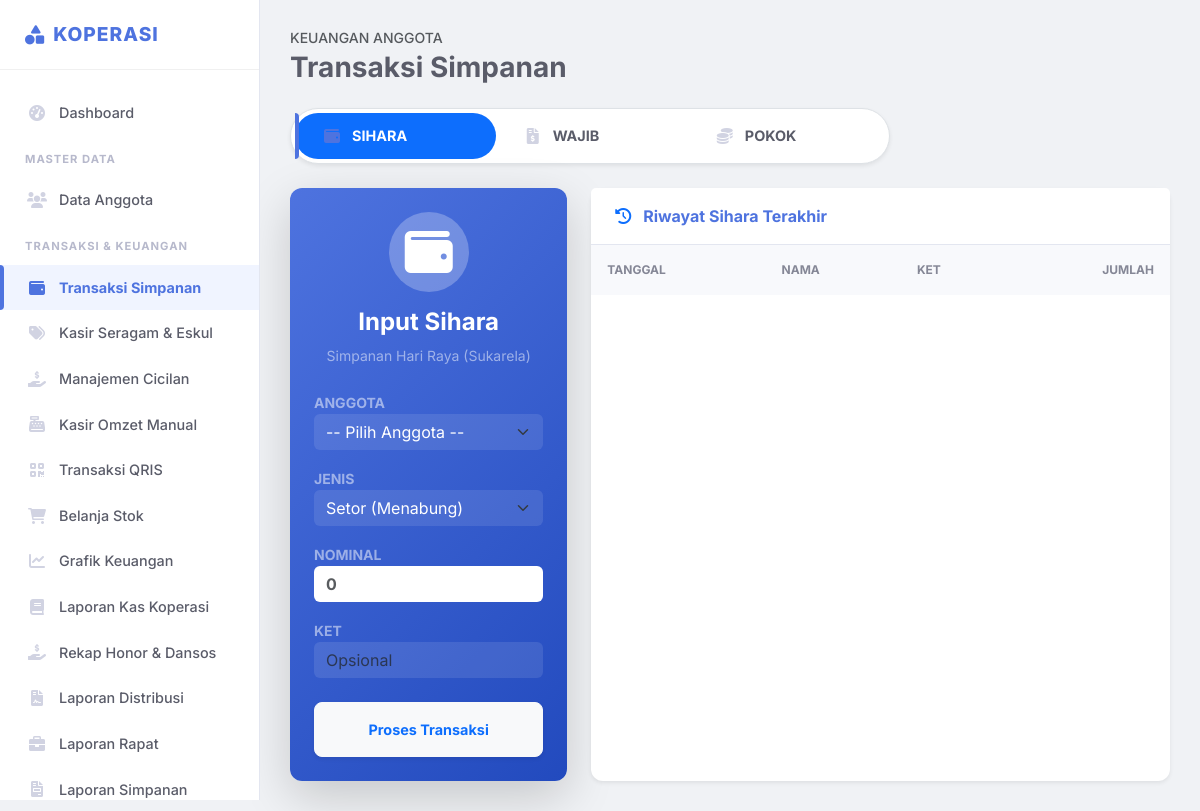
Page /simpanan/transaksi_simpanan (signed in) on the earlier database version.
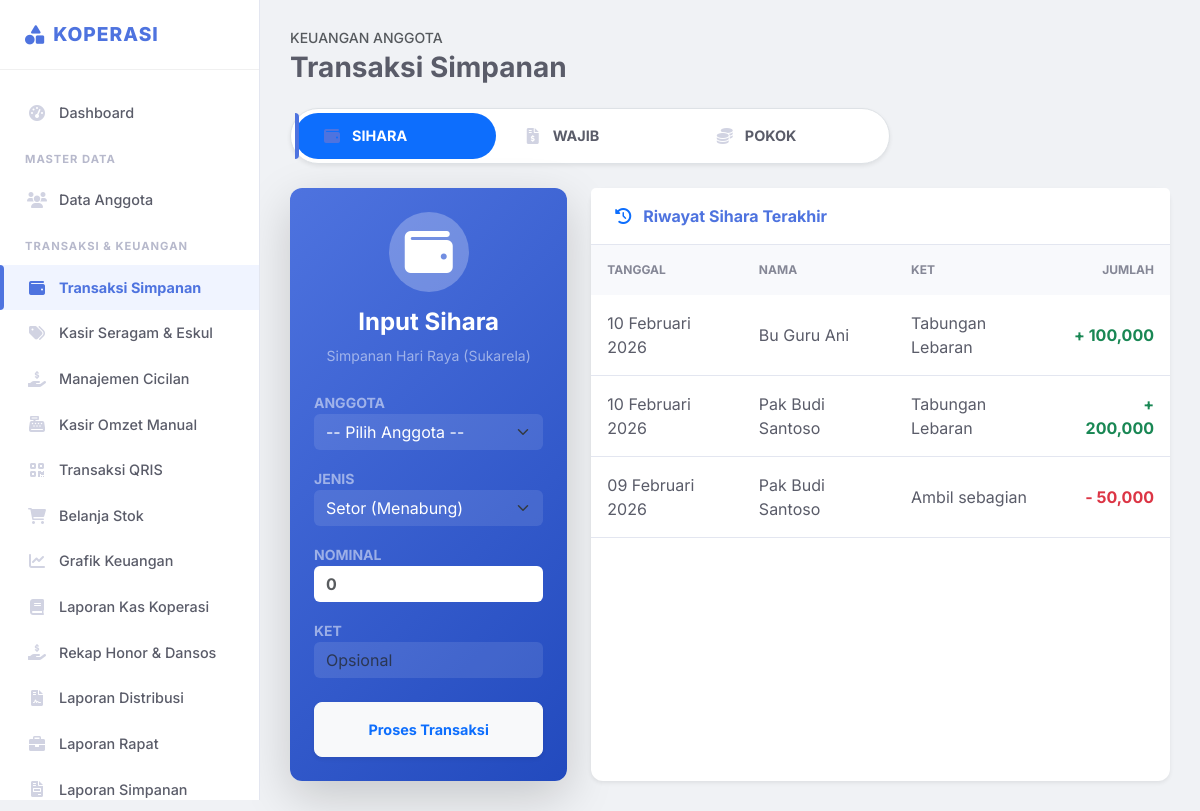
Same page on the later database version.
### tables this page shows
CREATE TABLE `simpanan` (
  `id` int(11) NOT NULL,
  `anggota_id` int(11) NOT NULL,
  `tanggal` date NOT NULL,
  `jenis_simpanan` enum('pokok','wajib','hari_raya') NOT NULL,
  `jumlah` decimal(15,2) NOT NULL,
  `tipe_transaksi` enum('setor','tarik') NOT NULL DEFAULT 'setor',
  `keterangan` text DEFAULT NULL,
  `created_at` timestamp NOT NULL DEFAULT current_timestamp()
);

CREATE TABLE `anggota` (
  `id` int(11) NOT NULL,
  `nama_lengkap` varchar(100) NOT NULL,
  `username` varchar(50) NOT NULL,
  `password` varchar(255) NOT NULL,
  `role` enum('admin','pengurus','staff','guru') NOT NULL DEFAULT 'guru',
  `no_hp` varchar(20) DEFAULT NULL,
  `status_aktif` tinyint(1) DEFAULT 1,
  `created_at` timestamp NOT NULL DEFAULT current_timestamp()
);

### config/functions.php (called while the page is built, shortened)
<?php
function tglIndo($tanggal){
    $bulan = array (
        1 => 'Januari', 'Februari', 'Maret', 'April', 'Mei', 'Juni',
        'Juli', 'Agustus', 'September', 'Oktober', 'November', 'Desember'
    );
    $pecahkan = explode('-', $tanggal);
    return $pecahkan[2] . ' ' . $bulan[ (int)$pecahkan[1] ] . ' ' . $pecahkan[0];
}
?>

### pages/simpanan/transaksi_simpanan.php (the view, shortened to what this page needs)
<?php
$active_tab = isset($_GET['tab']) ? $_GET['tab'] : 'sihara';
$hist_sihara = $pdo->query("SELECT s.*, a.nama_lengkap FROM simpanan s JOIN anggota a ON s.anggota_id = a.id WHERE s.jenis_simpanan = 'hari_raya' ORDER BY s.tanggal DESC LIMIT 10")->fetchAll();
?>
<div class="row align-items-center mb-4">
    <div class="col">
        <h6 class="text-uppercase text-muted small ls-1 mb-1">Keuangan Anggota</h6>
        <h2 class="h3 fw-bold mb-0">Transaksi Simpanan</h2>
    </div>
</div>
<ul class="nav nav-pills nav-fill mb-4 p-1 bg-white shadow-sm rounded-pill border" id="pills-tab" role="tablist" style="max-width: 600px;">
    <li class="nav-item" role="presentation">
        <button class="nav-link rounded-pill fw-bold <?= $active_tab=='sihara'?'active':'' ?>" id="tab-sihara" data-bs-toggle="pill" data-bs-target="#content-sihara" type="button" role="tab">
            <i class="fas fa-wallet me-2"></i> SIHARA
        </button>
    </li>
    <li class="nav-item" role="presentation">
        <button class="nav-link rounded-pill fw-bold <?= $active_tab=='simjib'?'active':'' ?>" id="tab-simjib" data-bs-toggle="pill" data-bs-target="#content-simjib" type="button" role="tab">
            <i class="fas fa-file-invoice-dollar me-2"></i> WAJIB
        </button>
    </li>
    <li class="nav-item" role="presentation">
        <button class="nav-link rounded-pill fw-bold <?= $active_tab=='simpok'?'active':'' ?>" id="tab-simpok" data-bs-toggle="pill" data-bs-target="#content-simpok" type="button" role="tab">
            <i class="fas fa-coins me-2"></i> POKOK
        </button>
    </li>
</ul>
<div class="tab-content" id="pills-tabContent">
    <div class="tab-pane fade <?= $active_tab=='sihara'?'show active':'' ?>" id="content-sihara" role="tabpanel">
        <div class="row g-4">
            <div class="col-lg-4">
                <div class="card h-100 border-0 shadow-lg overflow-hidden">
                    <div class="card-body bg-gradient-primary text-white p-4">
                        <div class="mb-4 text-center">
                            <div class="bg-white bg-opacity-25 rounded-circle p-3 d-inline-block mb-3"><i class="fas fa-wallet fa-3x"></i></div>
                            <h4 class="fw-bold">Input Sihara</h4>
                            <p class="text-white-50 small">Simpanan Hari Raya (Sukarela)</p>
                        </div>
                        <form method="POST">
                            <div class="mb-3">
                                <label class="small text-white-50 fw-bold text-uppercase">Anggota</label>
                                <select name="anggota_id" class="form-select border-0 bg-white bg-opacity-10 text-white" required>
                                    <option value="" class="text-dark">-- Pilih Anggota --</option>
                                </select>
                            </div>
                            <div class="mb-3">
                                <label class="small text-white-50 fw-bold text-uppercase">Jenis</label>
                                <select name="tipe" class="form-select border-0 bg-white bg-opacity-10 text-white">
                                    <option value="setor" class="text-dark">Setor (Menabung)</option>
                                </select>
                            </div>
                            <div class="mb-3">
                                <label class="small text-white-50 fw-bold text-uppercase">Nominal</label>
                                <input type="number" name="jumlah" class="form-control border-0 bg-white text-primary fw-bold" placeholder="0" required>
                            </div>
                            <div class="mb-4">
                                <label class="small text-white-50 fw-bold text-uppercase">Ket</label>
                                <input type="text" name="keterangan" class="form-control border-0 bg-white bg-opacity-10 text-white" placeholder="Opsional">
                            </div>
                            <button type="submit" name="simpan_sihara" class="btn btn-light w-100 py-3 text-primary fw-bold shadow-sm">Proses Transaksi</button>
                        </form>
                    </div>
                </div>
            </div>
            <div class="col-lg-8">
                <div class="card border-0 shadow-sm h-100">
                    <div class="card-header bg-white py-3 fw-bold"><i class="fas fa-history me-2 text-primary"></i> Riwayat Sihara Terakhir</div>
                    <div class="table-responsive">
                        <table class="table table-hover align-middle mb-0">
                            <thead class="bg-light"><tr><th>Tanggal</th><th>Nama</th><th>Ket</th><th class="text-end">Jumlah</th></tr></thead>
                            <tbody>
                                <?php foreach($hist_sihara as $r): $masuk = ($r['tipe_transaksi'] == 'setor'); ?>
                                <tr>
                                    <td><?= tglIndo($r['tanggal']) ?></td>
                                    <td><?= htmlspecialchars($r['nama_lengkap']) ?></td>
                                    <td><?= htmlspecialchars($r['keterangan']) ?></td>
                                    <td class="text-end fw-bold <?= $masuk ? 'text-success' : 'text-danger' ?>">
                                        <?= $masuk ? '+' : '-' ?> <?= number_format($r['jumlah']) ?>
                                    </td>
                                </tr>
                                <?php endforeach; ?>
                            </tbody>
                        </table>
                    </div>
                </div>
            </div>
        </div>
    </div>
</div>

### index.php (shortened to what this page needs)
<?php
require_once 'config/functions.php';
$user = $_SESSION['user'];
$role = $user['role'];
$page = isset($_GET['page']) ? $_GET['page'] : 'dashboard';
?>
<!DOCTYPE html>
<html lang="id">
<head>
    <link href="https://cdn.jsdelivr.net/npm/bootstrap@5.3.0/dist/css/bootstrap.min.css" rel="stylesheet">
    <link rel="stylesheet" href="https://cdnjs.cloudflare.com/ajax/libs/font-awesome/6.0.0/css/all.min.css">
</head>
<body>
<div class="sidebar" id="sidebar">
    <div class="brand">
        <i class="fas fa-shapes me-2"></i> KOPERASI
    </div>
    <div class="sidebar-menu">
        <a href="dashboard" class="nav-link <?= $page=='dashboard'?'active':'' ?>">
            <i class="fas fa-fw fa-tachometer-alt"></i> <span>Dashboard</span>
        </a>
        <?php if($role == 'admin' || $role == 'staff' || $role == 'pengurus'): ?>
        <div class="nav-header">Master Data</div>
        <a href="data_anggota" class="nav-link <?= $page=='data_anggota'?'active':'' ?>">
            <i class="fas fa-fw fa-users"></i> <span>Data Anggota</span>
        </a>
        <?php endif; ?>
        <?php if($role != 'guru'): ?>
        <div class="nav-header">Transaksi & Keuangan</div>
            <?php if($role == 'admin' || $role == 'staff'): ?>
            <a href="simpanan/transaksi_simpanan" class="nav-link <?= $page=='simpanan/transaksi_simpanan'?'active':'' ?>">
                <i class="fas fa-fw fa-wallet"></i> <span>Transaksi Simpanan</span>
            </a>
            <a href="kas/penjualan_inventory" class="nav-link <?= $page=='kas/penjualan_inventory'?'active':'' ?>">
                <i class="fas fa-fw fa-tags"></i> <span>Kasir Seragam & Eskul</span>
            </a>
            <a href="kas/manajemen_cicilan" class="nav-link <?= $page=='kas/manajemen_cicilan'?'active':'' ?>">
                <i class="fas fa-fw fa-hand-holding-usd"></i> <span>Manajemen Cicilan</span>
            </a>
            <a href="kas/kas_penjualan" class="nav-link <?= $page=='kas/kas_penjualan'?'active':'' ?>">
                <i class="fas fa-fw fa-cash-register"></i> <span>Kasir Omzet Manual</span>
            </a>
            <a href="kas/kas_qris" class="nav-link <?= $page=='kas/kas_qris'?'active':'' ?>">
                <i class="fas fa-fw fa-qrcode"></i> <span>Transaksi QRIS</span>
            </a>
            <a href="kas/kas_belanja" class="nav-link <?= $page=='kas/kas_belanja'?'active':'' ?>">
                <i class="fas fa-fw fa-shopping-cart"></i> <span>Belanja Stok</span>
            </a>
            <?php endif; ?>
            <a href="kas/grafik_penjualan" class="nav-link <?= $page=='kas/grafik_penjualan' ?'active':'' ?>">
                <i class="fas fa-fw fa-chart-line"></i> <span>Grafik Keuangan</span>
            </a>
            <a href="kas/laporan_kas" class="nav-link <?= $page=='kas/laporan_kas' ?'active':'' ?>">
                <i class="fas fa-fw fa-book"></i> <span>Laporan Kas Koperasi</span>
            </a>
            <a href="kas/rekap_honor" class="nav-link <?= $page=='kas/rekap_honor' ?'active':'' ?>">
                <i class="fas fa-fw fa-hand-holding-usd"></i> <span>Rekap Honor & Dansos</span>
            </a>
            <a href="kas/laporan_distribusi" class="nav-link <?= $page=='kas/laporan_distribusi'?'active':'' ?>">
                <i class="fas fa-fw fa-file-contract"></i> <span>Laporan Distribusi</span>
            </a>
            <a href="laporan_rapat" class="nav-link <?= $page=='laporan_rapat'?'active':'' ?>">
                <i class="fas fa-fw fa-briefcase"></i> <span>Laporan Rapat</span>
            </a>
            <a href="simpanan/laporan_simpanan" class="nav-link <?= $page=='simpanan/laporan_simpanan'?'active':'' ?>">
                <i class="fas fa-fw fa-file-invoice"></i> <span>Laporan Simpanan</span>
            </a>
        <?php endif; ?>
    </div>
</div>
<div class="main-content">
    <div class="container-fluid p-0">
        <?php
            $allowed_pages = [
                'dashboard',
                'data_anggota',
                'profil',
                'kas/penjualan_inventory',
                'kas/manajemen_cicilan',
                'kas/kas_penjualan',
                'kas/kas_qris',
                'kas/kas_belanja',
                'kas/laporan_kas',
                'kas/rekap_honor',
                'kas/laporan_distribusi',
                'kas/grafik_penjualan',
                'laporan_rapat',
                'simpanan/transaksi_simpanan',
                'simpanan/laporan_simpanan',
                'titipan/titipan',
                'titipan/laporan_titipan',
                'inventory/stok_koperasi',
                'inventory/stok_sekolah',
                'inventory/stok_eskul',
                'utilitas/pengaturan',
                'utilitas/backup',
                'utilitas/riwayat_tutup_buku',
                'logout'
            ];
            if(in_array($page, $allowed_pages)){
                $filename = "pages/" . $page . ".php";
                if(file_exists($filename)){
                    include $filename;
                } else {
                    echo "<div class='card border-0 shadow-sm p-5 text-center'><div class='card-body'><div class='display-1 text-muted mb-3'><i class='fas fa-exclamation-triangle'></i></div><h3 class='text-muted'>File Tidak Ditemukan</h3><p class='text-muted'>File <b>pages/$page.php</b> belum dibuat.</p></div></div>";
                }
            }
        ?>
    </div>
</div>
</body>
</html>

### index.php (style rules this page uses)
:root { --primary: #4e73df; --primary-dark: #224abe; --success: #1cc88a; --info: #36b9cc; --warning: #f6c23e; --danger: #e74a3b; --dark: #2c3e50; --light: #f8f9fc; }
body { font-family: 'Inter', sans-serif; background-color: #f0f2f5; color: #5a5c69; overflow-x: hidden; }
.sidebar { min-height: 100vh; background: #ffffff; width: 260px; position: fixed; top: 0; left: 0; z-index: 100; border-right: 1px solid #e3e6f0; transition: 0.3s; }
.sidebar .brand { height: 70px; display: flex; align-items: center; padding: 0 25px; font-weight: 800; font-size: 1.2rem; color: var(--primary); letter-spacing: 1px; border-bottom: 1px solid #f0f0f0; }
.sidebar-menu { padding: 20px 0; height: calc(100vh - 70px); overflow-y: auto; }
.nav-header { padding: 15px 25px 10px; font-size: 0.7rem; font-weight: 700; color: #b7b9cc; text-transform: uppercase; letter-spacing: 1px; }
.nav-link { display: flex; align-items: center; padding: 12px 25px; color: #5a5c69; font-weight: 500; font-size: 0.9rem; transition: 0.2s; position: relative; }
.nav-link i { width: 24px; font-size: 1rem; margin-right: 10px; color: #d1d3e2; transition: 0.2s; }
.nav-link.active { color: var(--primary); background: #f0f4ff; font-weight: 700; }
.nav-link.active::before { content: ''; position: absolute; left: 0; top: 0; bottom: 0; width: 4px; background: var(--primary); border-radius: 0 4px 4px 0; }
.nav-link.active i { color: var(--primary); }
.main-content { margin-left: 260px; padding: 30px; transition: 0.3s; }
.card { border: none; border-radius: 12px; box-shadow: 0 0.15rem 1.75rem 0 rgba(58, 59, 69, 0.05); background: #fff; transition: box-shadow 0.2s; }
.card-header { background: #fff; border-bottom: 1px solid #e3e6f0; padding: 1.2rem 1.5rem; font-weight: 700; color: var(--primary); }
.bg-gradient-primary { background: linear-gradient(135deg, #4e73df 0%, #224abe 100%); }
.btn { padding: 0.5rem 1rem; border-radius: 8px; font-weight: 600; font-size: 0.9rem; }
.table thead th { background: #f8f9fc; color: #858796; font-weight: 700; text-transform: uppercase; font-size: 0.75rem; border-bottom: 0; padding: 1rem; }
.table td { padding: 1rem; vertical-align: middle; color: #5a5c69; border-bottom: 1px solid #e3e6f0; }

Differences in the rows shown:
added simpanan: tanggal "10 Februari 2026", anggota.nama_lengkap "Bu Guru Ani", keterangan "Tabungan Lebaran", jumlah "100,000"
added simpanan: tanggal "10 Februari 2026", anggota.nama_lengkap "Pak Budi Santoso", keterangan "Tabungan Lebaran", jumlah "200,000"
added simpanan: tanggal "09 Februari 2026", anggota.nama_lengkap "Pak Budi Santoso", keterangan "Ambil sebagian", jumlah "50,000", tipe_transaksi "tarik" (drawn)
